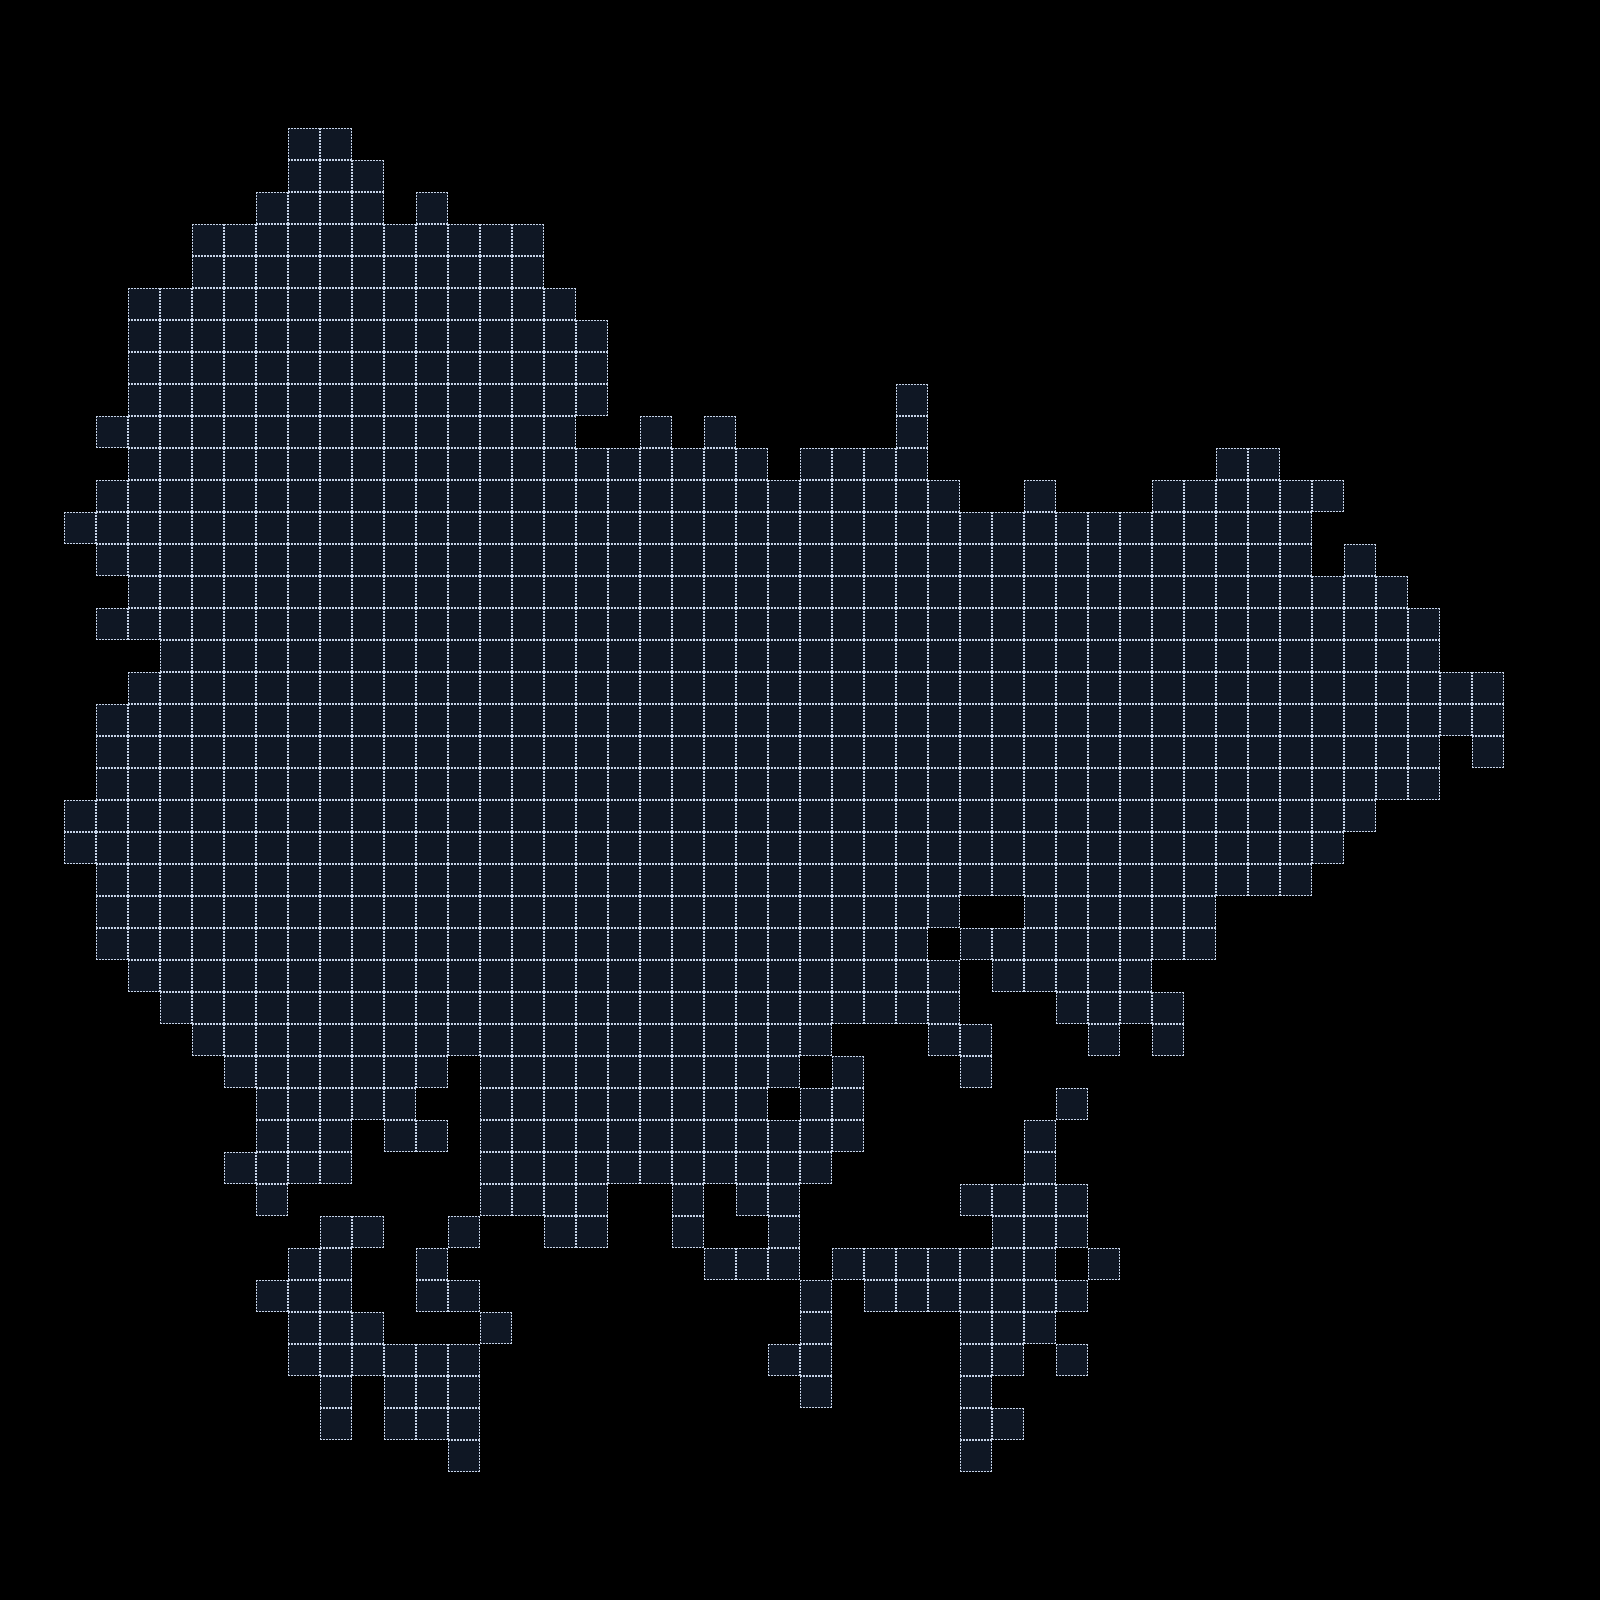

A 2D game scene composited from a Tiled map and its tileset images. What follows is a short description and the map's XML, with each tile layer's data collapsed to a summary:
An orthogonal 50x50 tile map with 32x32 px tiles, 2 tile layers (Gyeongsangnam-do, Grid_Gyeongsangnam-do).

<map version="1.0" orientation="orthogonal" renderorder="right-down" width="50" height="50" tilewidth="32" tileheight="32" nextobjectid="1">
 <tileset firstgid="1" name="tileset_1" tilewidth="32" tileheight="32" tilecount="35" columns="7">
  <image source="assets/tileset_1.png" width="240" height="160" />
 </tileset>
 <layer name="Gyeongsangnam-do" width="50" height="50">
  <data>[2500 cells, 964 non-empty, 1 distinct tile ids]</data>
 </layer>
 <layer name="Grid_Gyeongsangnam-do" width="50" height="50">
  <data>[2500 cells, 964 non-empty, 1 distinct tile ids]</data>
 </layer>
</map>
